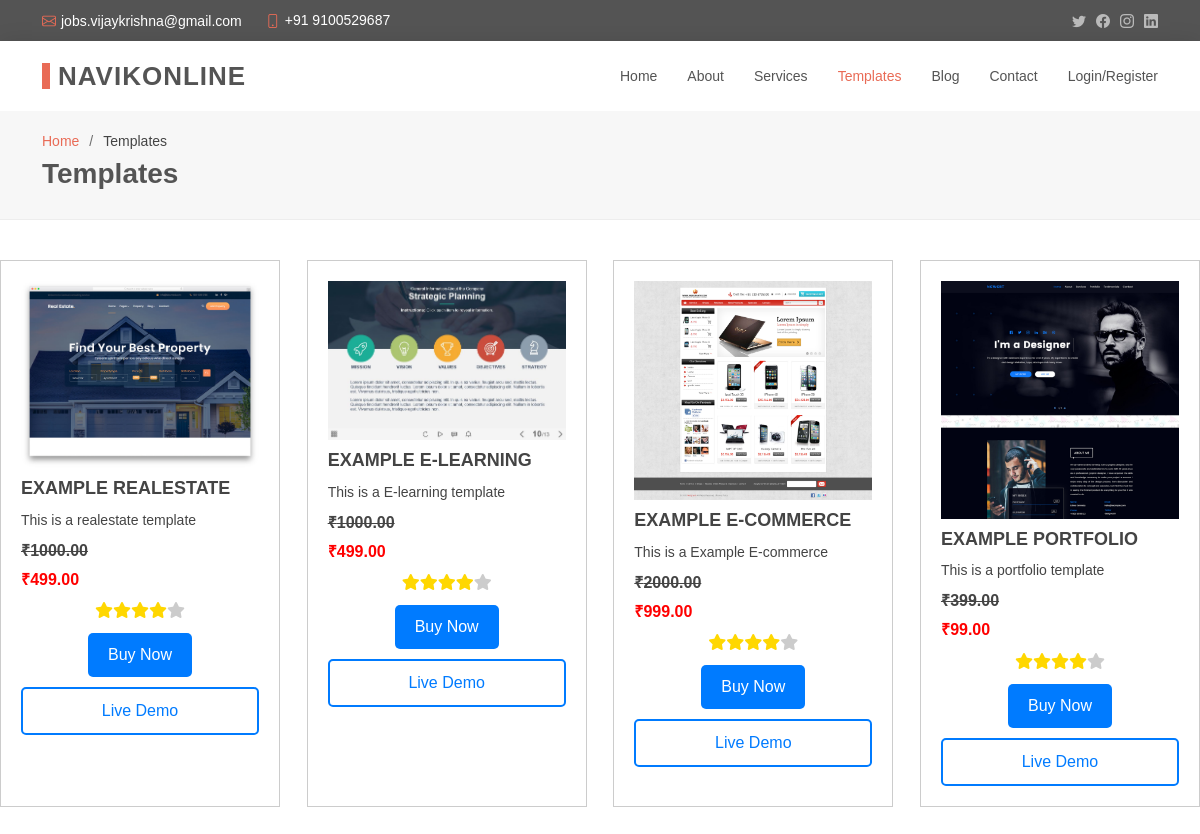
Page /Templates/ (upper part) on the earlier database version.
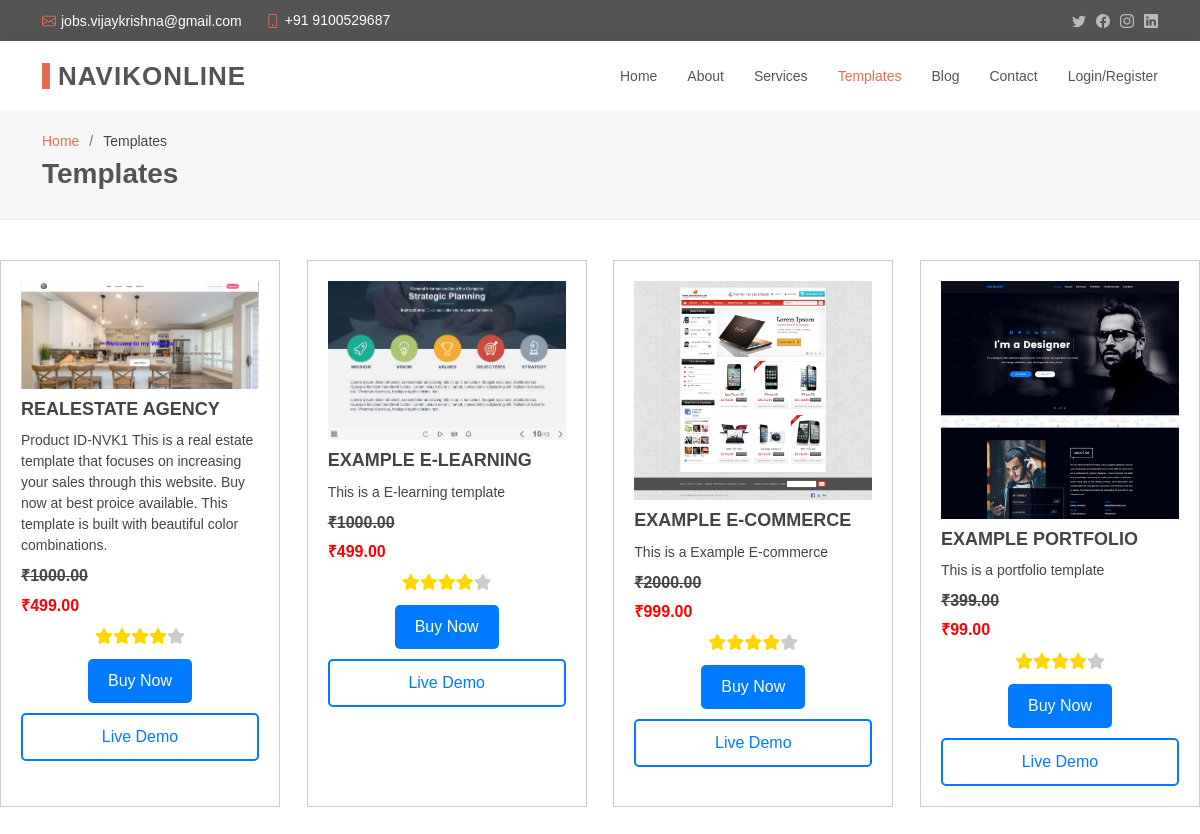
Same page on the later database version.
### myapp/models.py (models this page shows, shortened)
class Product(models.Model):
    name = models.CharField(max_length=255)
    description = models.TextField()
    price_actual = models.DecimalField(max_digits=10, decimal_places=2)
    discounted_price = models.DecimalField(max_digits=10, decimal_places=2, null=True, blank=True)
    avg_rating = models.FloatField(default=0)
    product_image = models.ImageField(upload_to='product_images/')
    demo_link = models.URLField(null=True, blank=True)
    product_category = models.ForeignKey(ProductCategory, on_delete=models.CASCADE)
    date_added = models.DateTimeField(auto_now_add=True)
    class Meta:
        verbose_name = "Product"
        verbose_name_plural = "Products"

### myapp/views.py (the view)
# urls.py: path('Templates/', views.Templates, name = 'Templates'),
def Templates(request):
    p1 = Product.objects.all()
    context = {'products': p1}
    return render(request, 'Templates.html', context)

### templates/Templates.html (shortened to what this page needs)
{% load static %}
<!DOCTYPE html>
<html lang="en">
<head>
  <link rel="stylesheet" href="https://cdnjs.cloudflare.com/ajax/libs/font-awesome/6.4.0/css/all.min.css" />
  <link href="{% static 'assets/vendor/animate.css/animate.min.css' %}" rel="stylesheet">
  <link href="{% static 'assets/vendor/bootstrap/css/bootstrap.min.css' %}" rel="stylesheet">
  <link href="{% static 'assets/vendor/bootstrap-icons/bootstrap-icons.css' %}" rel="stylesheet">
  <link href="{% static 'assets/vendor/boxicons/css/boxicons.min.css' %}" rel="stylesheet">
  <link href="{% static 'assets/vendor/glightbox/css/glightbox.min.css' %}" rel="stylesheet">
  <link href="{% static 'assets/vendor/swiper/swiper-bundle.min.css' %}" rel="stylesheet">
  <link href="{% static 'assets/css/style.css' %}" rel="stylesheet">
  <link href="{% static 'assets/css/style_product.css' %}" rel="stylesheet">
</head>
<body>
  <section id="topbar" class="d-flex align-items-center">
    <div class="container d-flex justify-content-center justify-content-md-between">
      <div class="contact-info d-flex align-items-center">
        <i class="bi bi-envelope d-flex align-items-center"><a href="mailto:jobs.vijaykrishna@gmail.com">jobs.vijaykrishna@gmail.com</a></i>
        <i class="bi bi-phone d-flex align-items-center ms-4"><span>+91 9100529687</span></i>
      </div>
      <div class="social-links d-none d-md-flex align-items-center">
        <a href="#" class="twitter"><i class="bi bi-twitter"></i></a>
        <a href="#" class="facebook"><i class="bi bi-facebook"></i></a>
        <a href="#" class="instagram"><i class="bi bi-instagram"></i></a>
        <a href="#" class="linkedin"><i class="bi bi-linkedin"></i></i></a>
      </div>
    </div>
  </section>
  <header id="header" class="d-flex align-items-center">
    <div class="container d-flex justify-content-between align-items-center">
      <div class="logo">
        <h1><a href="/">NavikOnline</a></h1>
      </div>
      <nav id="navbar" class="navbar">
        <ul>
          <li><a href="/">Home</a></li>
          <li><a href="{% url 'about' %}">About</a></li>
          <li><a href="{% url 'services' %}">Services</a></li>
          <li><a class="active" href="{% url 'Templates' %}">Templates</a></li>
          <li><a href="{% url 'blog' %}">Blog</a></li>
          <li><a href="{% url 'contact' %}">Contact</a></li>
          <li><a href="{% url 'register' %}">Login/Register</a></li>
        </ul>
      </nav>
    </div>
  </header>
  <main id="main">
    <section id="breadcrumbs" class="breadcrumbs">
      <div class="container">
        <ol>
          <li><a href="/">Home</a></li>
          <li>Templates</li>
        </ol>
        <h2>Templates</h2>
      </div>
    </section>
    <section id="portfolio" class="portfolio">
      <div class="gallery">
        {% for product in products%}
        <div class="content">
            <img src="{{product.product_image.url}}" alt="shoes image">
            <h3>{{product.name}}</h3>
            <p>{{product.description}} </p>
            <h6 ><strike style="text-decoration: line-through;">₹{{product.price_actual}}</strike></h6>
            <h6 style="color:red;">₹{{product.discounted_price}}</h6>
            <ul>
                <li><i class="fa fa-star checked"></i></li>
                <li><i class="fa fa-star checked"></i></li>
                <li><i class="fa fa-star checked"></i></li>
                <li><i class="fa fa-star checked"></i></li>
                <li><i class="fa fa-star"></i></li>
            </ul>
            <button class="buy-btn">Buy Now</button>
            <a href="{{product.demo_link}}" class="demo-link">Live Demo</a>
        </div>
        {% endfor %}
    </div>
    </section>
  </main>
</body>
</html>

Differences in the rows shown:
changed Product: product_image: a different picture; name "EXAMPLE REALESTATE" → "REALESTATE AGENCY"; description "This is a realestate template" → "Product ID-NVK1 This is a real estate template that focuses on increasing your sales through this website. Buy now at best proice available. This template is built with beautiful color combinations."
